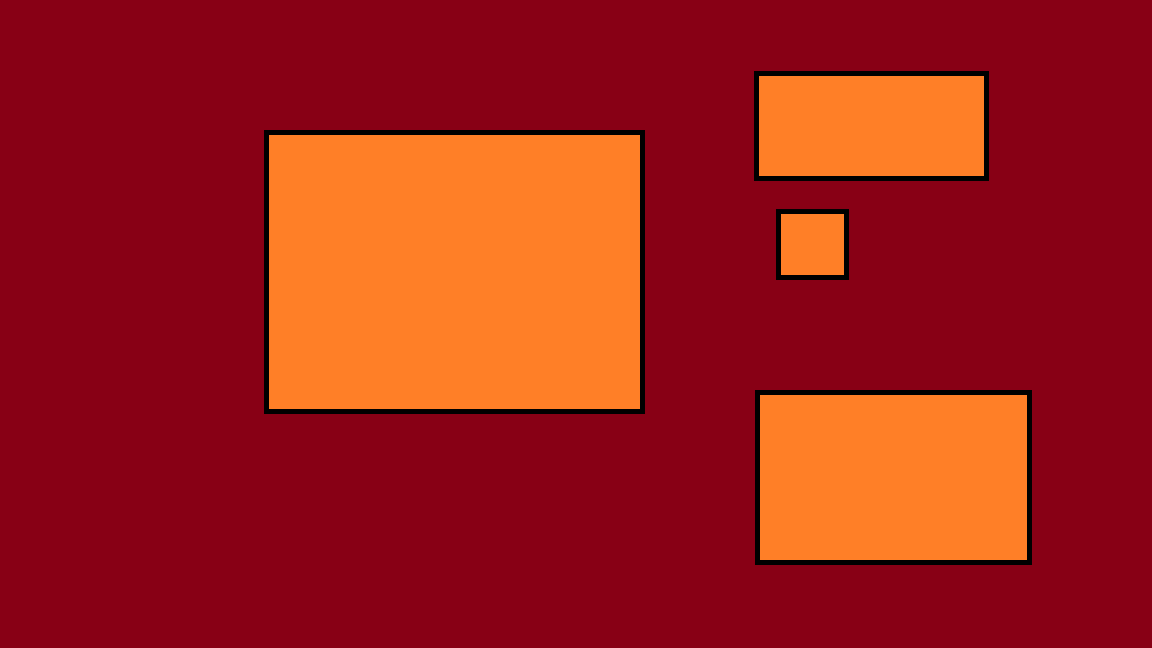
#> input picture 1.0/testt.bmp, 1152 x 648 px
$ python findContours.py   (older library calls are emulated)
#> lines starting #> are read from the running program, lines starting #| are printed output that depends on the picture; after the words box and inside, x2 and y2 are one past the last pixel; in counts of white or black regions, pixels touching at a corner belong together
import numpy as np
import cv2
import imutils

#Пропишем класс для поиска фигур
#class ShapeDetector:

#Метод поиска фигур
def detect(c):
        #Определим имя фигуры
        shape = "unidentified"
        #Находим периметр
        peri = cv2.arcLength(c,True)
        #Аппроксимируем
        approx = cv2.approxPolyDP(c, 0.04 *peri, True)

        #Определение фигуры
        if len(approx) == 4:
            (x,y,w,h) = cv2.boundingRect(approx)
            ar = w/float(h)

            shape = "square" if ar >= 0.95 and ar <= 1.05 else "rectangle"

        return shape

#Задаем изображение
image = cv2.imread("testt.bmp", 0)
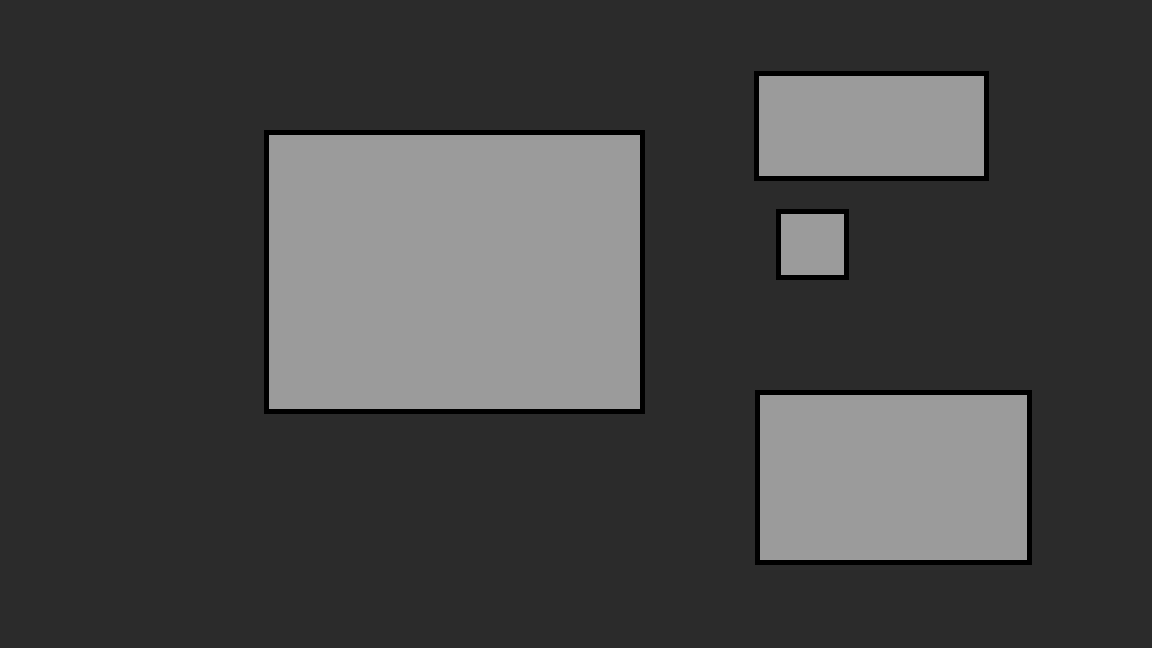
#> image: shape (648, 1152); min 0, max 155, mean 67.9
#Изменяем размеры изображения
resized = imutils.resize(image, width=800)
ratio = image.shape[0] / float(resized.shape[0])
#> ratio = 1.44
#Изменяем resized image цвет в серый
#gray = cv2.cvtColor(resized,cv2.COLOR_BAYER_BG2GRAY)
#Добавляем блюр
#blurred = cv2.GaussianBlur(gray, (5, 5), 0)
#Делаем treshold
thresh = cv2.threshold(resized, 60, 255, cv2.THRESH_BINARY)[1]
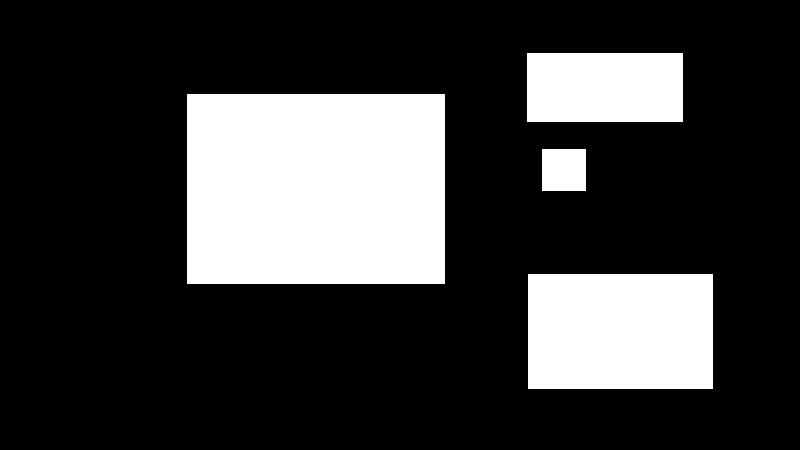
#> thresh: shape (450, 800); 23% white; 4 white regions

#Делаем поиск контуров
contours = cv2.findContours(thresh, cv2.RETR_EXTERNAL, cv2.CHAIN_APPROX_SIMPLE)
#> contours = 4 contours; box (x1, y1, x2, y2) and area: (187, 94, 445, 284) 48573, (528, 274, 713, 389) 20976, (527, 53, 683, 122) 10540, (542, 149, 586, 191) 1763
contours = contours[0] if imutils.is_cv2() else contours[1]

#Находим периметр
#Делаем аппроксимацию

#Вызываем метод поиска фигур


#Рисуем контур
for c in contours:

    # compute the center of the contour, then detect the name of the
    # shape using only the contour
     M = cv2.moments(c)
     cX = int((M["m10"] / M["m00"]) * ratio)
     cY = int((M["m01"] / M["m00"]) * ratio)

     shape = detect(c)

    # multiply the contour (x, y)-coordinates by the resize ratio,
	 # then draw the contours and the name of the shape on the image
     c = c.astype("float")
     c *= ratio
     c = c.astype("int")
     cv2.drawContours(resized, [c], -1, (0,50,80), 2)
     cv2.putText(image, shape, (cX, cY), cv2.FONT_HERSHEY_SIMPLEX,
		0.5, (0, 50, 0), 2)
    #Отображаем результат
     cv2.imshow("Image", image)
     cv2.waitKey(0)
#> this loop made 4 passes
#> (c, cX, cY, shape, peri in detect, approx in detect, x in detect, y in detect) on passes 1 to 4: ([[760, 394], [760, 558], [1025, 558], [1025, 394]], 892, 476, 'rectangle', 596, [[528, 274], [528, 388], [712, 388], [712, 274]], 528, 274), ([[780, 214], [780, 273], [842, 273], [842, 214]], 811, 244, 'square', 168, [[542, 149], [542, 190], [585, 190], [585, 149]], 542, 149), ([[269, 135], [269, 407], [639, 407], [639, 135]], 454, 271, 'rectangle', 892, [[187, 94], [187, 283], [444, 283], [444, 94]], 187, 94), ([[758, 76], [758, 174], [982, 174], [982, 76]], 870, 125, 'rectangle', 446, [[527, 53], [527, 121], [682, 121], [682, 53]], 527, 53)
#> pass 2, `cv2.imshow("Image", image)`:
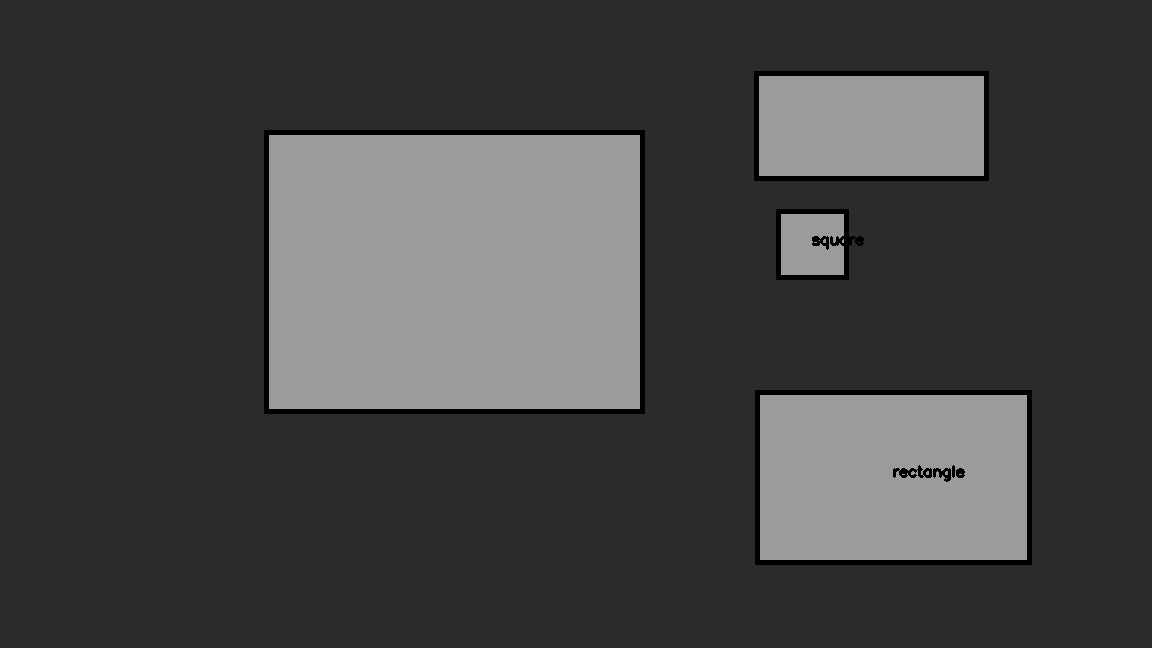
#> window 'Image': shape (648, 1152); min 0, max 155, mean 67.7
#> after the loop:
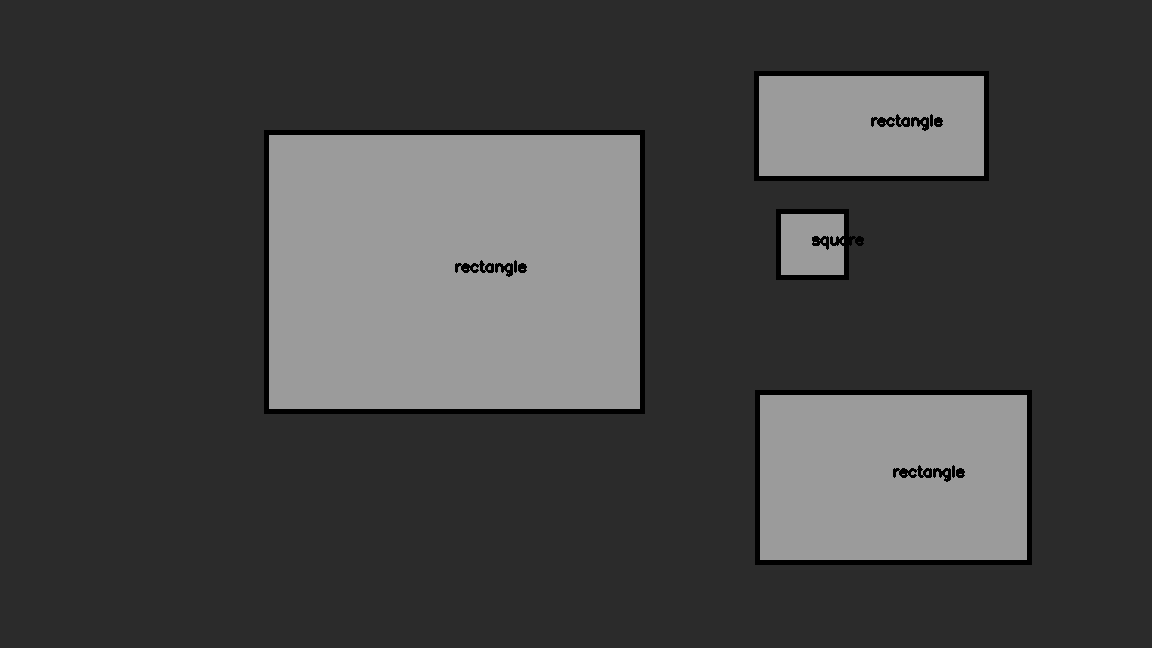
#> image: shape (648, 1152); 0.25% of pixels changed, all inside (x1, y1, x2, y2) = (455, 114, 965, 482)
#> after the loop:
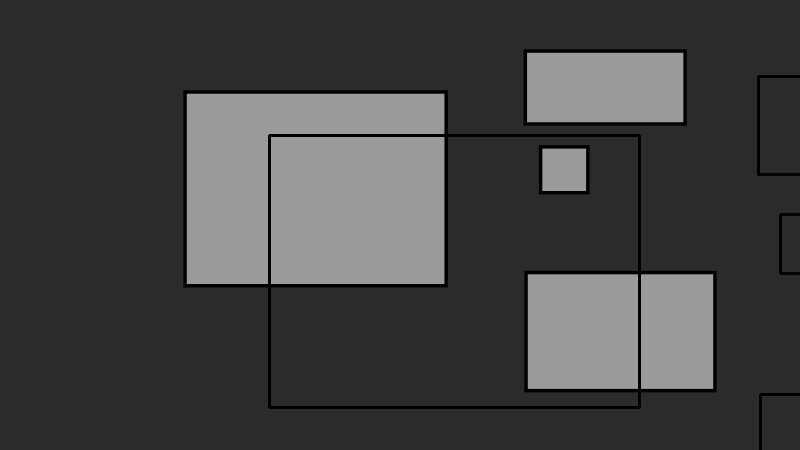
#> resized: shape (450, 800); min 0, max 155, mean 66.9


# [6 lines of commented-out code are left out]
